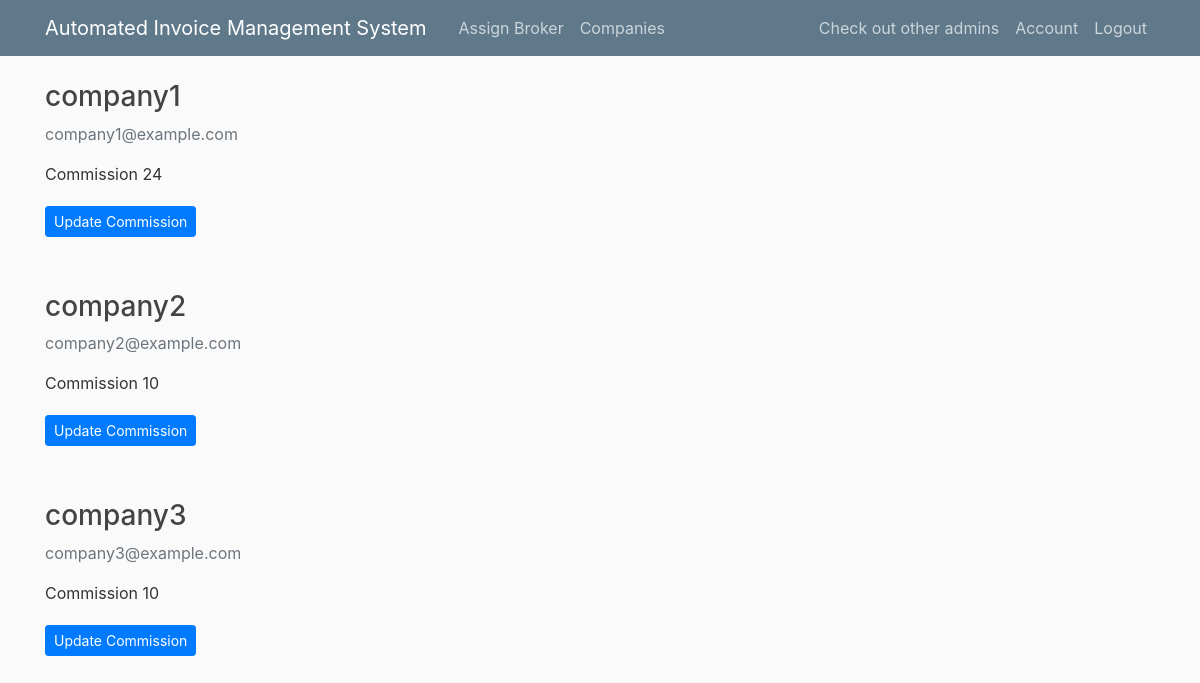
The app's page /viewcompanies (signed in), older data.
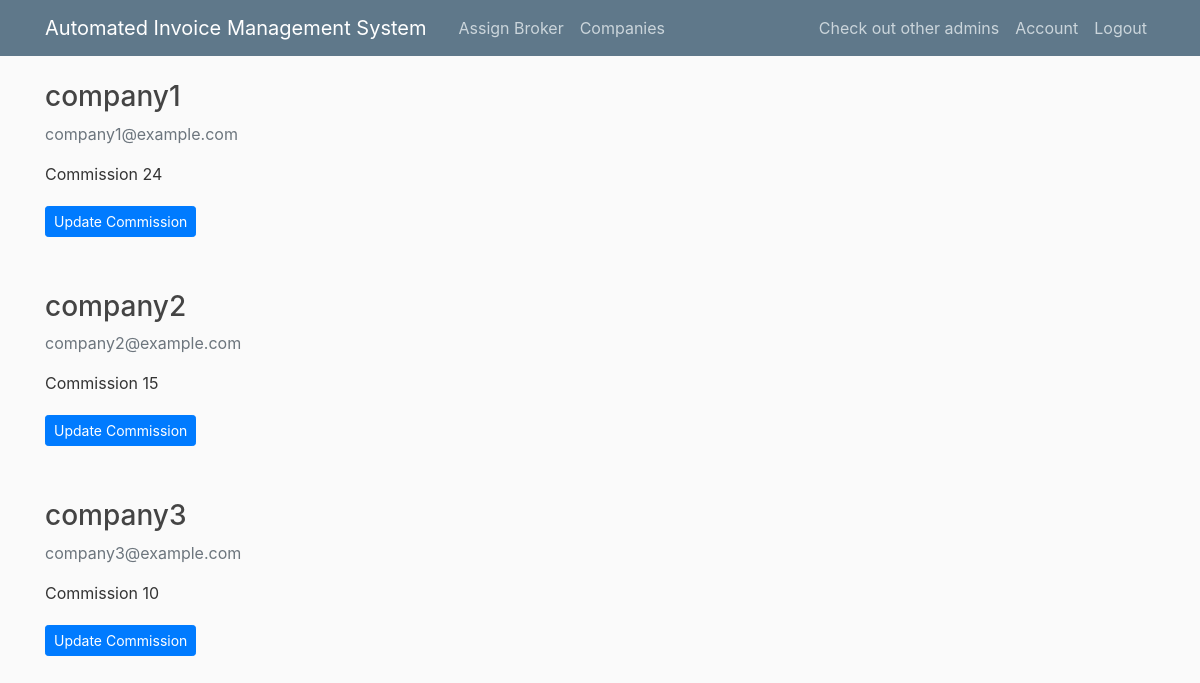
The same page, newer data.
### aims_/models.py (models this page shows, shortened)
class Company(db.Model, UserMixin):
    id = db.Column(db.Integer, primary_key=True)
    username = db.Column(db.String(20), unique=True, nullable=False)
    email = db.Column(db.String(120), unique=True, nullable=False)
    image_file = db.Column(db.String(20), nullable=False, default='default.png')
    password = db.Column(db.String(60), nullable=False)
    commission = db.Column(db.Integer,nullable=False,default = 10)
    invoices = db.relationship('Invoice', backref='owner', lazy=True)

### aims_/routes.py (the view)
@app.route("/viewcompanies")
@login_required
def view_companies():
    if session['account_type']== 'admin':
        companies = Company.query.all()
        return render_template('view_companies.html', title='View Companies',companies = companies)
    abort(403)

### aims_/models.py (called while the page is built)
@login_manager.user_loader
def load_user(user_id):
    if 'account_type' in session:
        if session['account_type'] == 'broker':
            return Broker.query.get(int(user_id))
        elif session['account_type'] == 'admin':
            return Admin.query.get(int(user_id))
        elif session['account_type'] == 'company':
            return Company.query.get(int(user_id))
    return None

### aims_/templates/view_companies.html
{% extends "layout.html" %}
{% block content %}
{% for company in companies %}
        <div class="media-body">
                <h3><a class="article-title">{{ company.username }}</a></h3>
                <p class="text-secondary">{{ company.email }}</p>
                <p class="text-shadow">Commission {{ company.commission }}</p>
                <a class="btn btn-primary btn-sm mt-1 mb-1" href="{{ url_for('view_company_by_id', company_id=company.id) }}">Update Commission</a>
        </div>
        <div class="col-md-9 mu-5 mb-5"></div>
{% endfor %}
{% endblock content %}

Row changes from the older to the newer data that the page shows:
changed Company "company2": commission "10" → "15"
